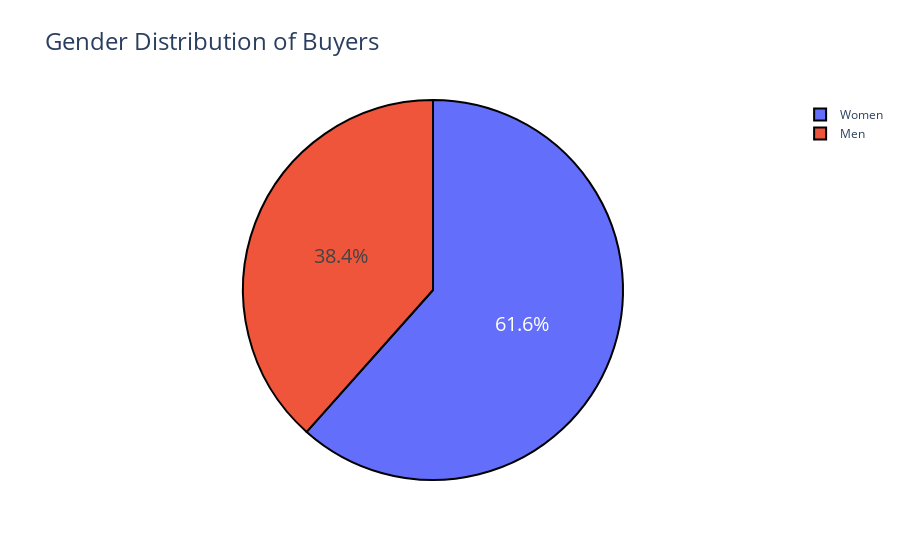

Notebook cell for this chart:
### Markdown cell above
# Exploratory Data Analysis

### Code cell
gender_count = vestiaire_clean['product_gender_target'].value_counts()

fig_gender = go.Figure(data=[go.Pie(labels=gender_count.index, values=gender_count.values, 
                             hoverinfo='label+value', textinfo='percent',
                             textfont_size=20, marker=dict( 
                             line=dict(color='#000000', width=2)))])

fig_gender.update_layout(title_text='Gender Distribution of Buyers', title_font_size=24)

### Figure 1 — Plotly figure (JSON) as saved in the notebook; plotly's stock layout.template omitted (floating-point values rounded to 4 significant figures)
{"data": [{"hoverinfo": "label+value", "labels": ["Women", "Men"], "marker": {"line": {"color": "#000000", "width": 2}}, "textfont": {"size": 20}, "textinfo": "percent", "type": "pie", "values": [8453, 5274]}], "layout": {"title": {"font": {"size": 24}, "text": "Gender Distribution of Buyers"}}}
